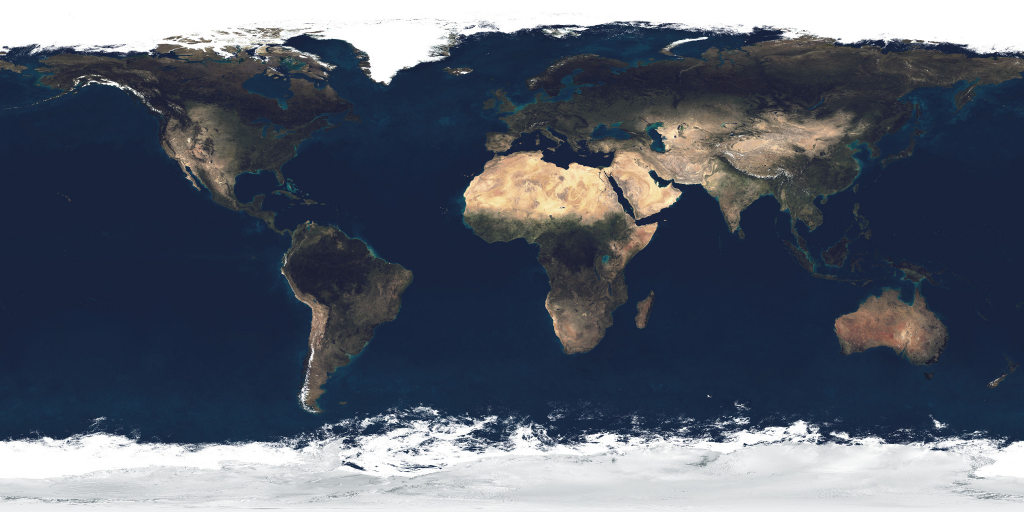
//> input picture drafts/imageLoader/earth_atmos_2048.jpg, 2048 x 1024 px (shown at 1/2 size)
$ ./main ../../drafts/imageLoader/earth_atmos_2048.jpg ../../drafts/imageLoader/earth_normal_2048.jpg 3   (built with g++ and OpenCV 4)
//> lines starting //> are read from the running program, lines starting //| are printed output that depends on the picture
#include <opencv2/features2d.hpp>
#include <opencv2/calib3d.hpp>      // <- declaramos findHomography
#include <opencv2/imgproc.hpp>
#include <opencv2/highgui.hpp>
#include <iostream>
#include <chrono>

using namespace std;
using namespace cv;
const float inlier_threshold = 2.5f; // Distance threshold to identify inliers with homography check
const float nn_match_ratio = 0.8f;   // Nearest neighbor matching ratio

int main(int argc, char* argv[]) {

	// Iniciação do calculo de tempo
	using std::chrono::high_resolution_clock;
    using std::chrono::duration_cast;
    using std::chrono::duration;
    using std::chrono::milliseconds;
	auto t1 = high_resolution_clock::now();

	// O parâmetro de homografia foi substituído por um limiar
    CommandLineParser parser(argc, argv,
                             "{@img1 | 16.bmp | input image 1}"
                             "{@img2 | 17.bmp | input image 2}"
                             "{@size | 3      | input threshold size}");
                             //"{@homography | H1to3p.xml | homography matrix}");

    // Imprimimos os parâmetros fornecidos
    cout << "img1 = " << parser.get<String>("@img1")
         << "\nimg2 = " << parser.get<String>("@img2")
         << "\nsize = " << parser.get<String>("@size") << "\n";

    auto t2 = high_resolution_clock::now();

    /* Getting number of milliseconds as a double. */
    duration<double, std::milli> ms_double = t2 - t1;

	cout <<"Abrindo os arquivos= "
		 << ms_double.count() << "ms\n";

    t1 = high_resolution_clock::now();

	// Não usaremos as imagens de exemplo do opencv
    Mat img1 = imread( parser.get<String>("@img1"), IMREAD_GRAYSCALE);
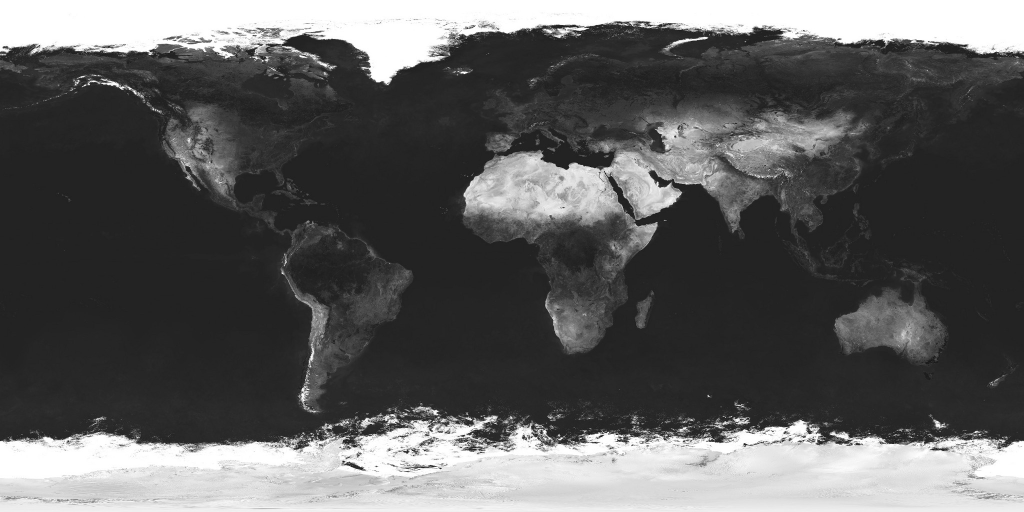
//> img1: 1024 rows x 2048 cols, CV_8UC1 (shown at 1/2 size); min 0, max 255, mean 93.6
    Mat img2 = imread( parser.get<String>("@img2"), IMREAD_GRAYSCALE);
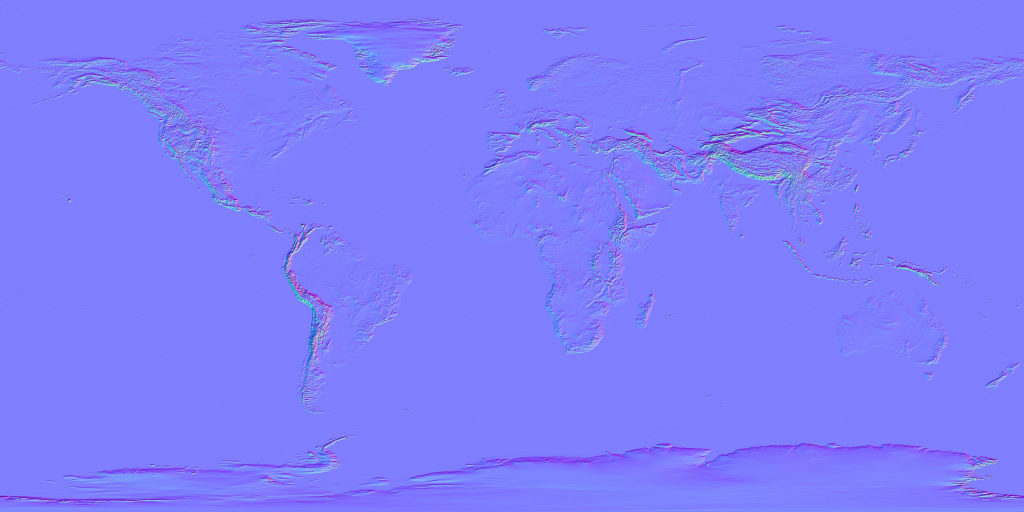
//> input picture drafts/imageLoader/earth_normal_2048.jpg, 2048 x 1024 px (shown at 1/2 size)
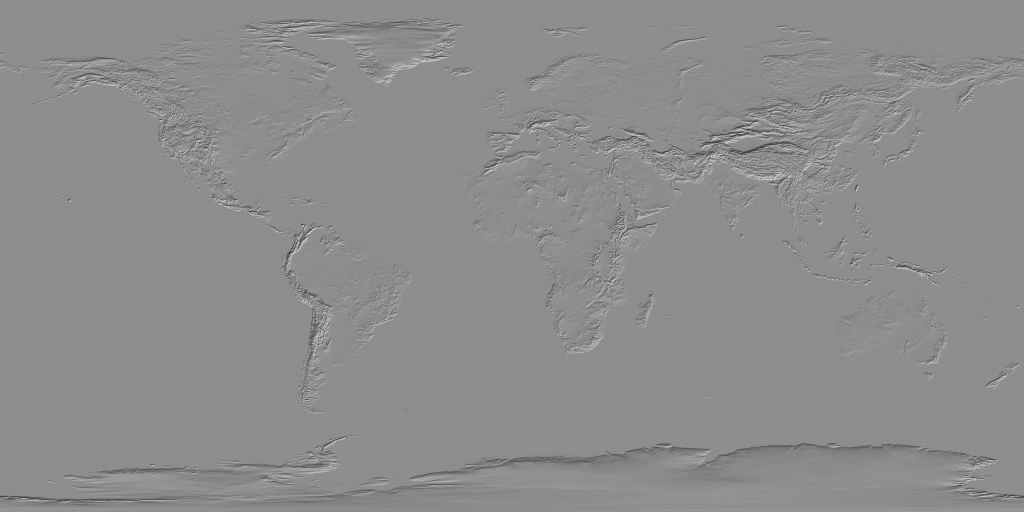
//> img2: 1024 rows x 2048 cols, CV_8UC1 (shown at 1/2 size); min 42, max 221, mean 140.8
    double tsize = parser.get<double>("@size");

    t2 = high_resolution_clock::now();

    /* Getting number of milliseconds as a double. */
    ms_double = t2 - t1;

    cout <<"Lendo os arquivos= "
		 << ms_double.count() << "ms\n";

    // A matriz homográfica não é mais carregada de um arquivo
    //Mat homography;
    //FileStorage fs( samples::findFile( parser.get<String>("@homography") ), FileStorage::READ);
    //fs.getFirstTopLevelNode() >> homography;

    t1 = high_resolution_clock::now();

    // O código segue o mesmo do tutorial com akaze
    vector<KeyPoint> kpts1, kpts2;
    Mat desc1, desc2;
    Ptr<AKAZE> akaze = AKAZE::create();
    akaze->detectAndCompute(img1, noArray(), kpts1, desc1);
//> kpts1 = 4135 keypoints; strongest (x, y, size): (1876, 850, 11.4), (870, 824, 8.1), (1688, 871, 11.4), (1600, 852, 16.1)
    akaze->detectAndCompute(img2, noArray(), kpts2, desc2);
//> kpts2 = 229 keypoints; strongest (x, y, size): (1430, 276, 8.1), (1429, 276, 5.7), (1454, 284, 5.7), (1428, 311, 8.1)
    BFMatcher matcher(NORM_HAMMING);
    vector< vector<DMatch> > nn_matches;
    matcher.knnMatch(desc1, desc2, nn_matches, 2);
//> nn_matches = 4135 matches
    vector<KeyPoint> matched1, matched2;
    for(size_t i = 0; i < nn_matches.size(); i++) {
        DMatch first = nn_matches[i][0];
        float dist1 = nn_matches[i][0].distance;
        float dist2 = nn_matches[i][1].distance;
        if(dist1 < nn_match_ratio * dist2) {
            matched1.push_back(kpts1[first.queryIdx]);
            matched2.push_back(kpts2[first.trainIdx]);
        }
    }
//> this loop made 4135 passes
//> (dist1, dist2) on passes 1 to 3: (160, 162), (144, 153), (145, 147)
//> after the loop, matched1 = 125 keypoints; strongest (x, y, size): (1301, 458, 16.1), (843, 852, 16.1), (1220, 873, 16.1), (605, 794, 11.4); matched2 = 125 keypoints; strongest (x, y, size): (1421, 304, 8.1), (1563, 269, 4.8), (1610, 337, 5.7), (1419, 316, 4.8)

    t2 = high_resolution_clock::now();

    /* Getting number of milliseconds as a double. */
    ms_double = t2 - t1;

    cout <<"Detect and Compute= "
		 << ms_double.count() << "ms\n";

    t1 = high_resolution_clock::now();

    // Computamos a matriz homográfica usando os pontos correlatos
    vector<Point2f> mpts1, mpts2;
    KeyPoint::convert(matched1,mpts1);
//> mpts1 = 125 Points (x, y), first 12: [558.2, 60.1], [895.9, 63.67], [1019.2, 63.97], [517.9, 64.95], [1746.5, 88.21], [1344.4, 91.81], [444.3, 98.92], [402.5, 99.98], [743, 148.9], [197.4, 150.8], [116.7, 169.8], [169.1, 170.3]
    KeyPoint::convert(matched2,mpts2);
//> mpts2 = 125 Points (x, y), first 12: [1794.7, 531.8], [457.3, 405.1], [775, 163.3], [618.9, 587.5], [621.8, 593.1], [781.3, 151.3], [1509.1, 236], [1418.7, 316.3], [775, 163.3], [775, 163.3], [1063.1, 262.1], [775, 163.3]
    Mat homography = findHomography(mpts1,mpts2,RANSAC, tsize);
//> homography = [[-0.084, -7.43, 774.9], [-0.0177, -1.57, 163.2], [-0.000108, -0.00958, 1]]

    t2 = high_resolution_clock::now();

    /* Getting number of milliseconds as a double. */
    ms_double = t2 - t1;

    cout <<"Homography= "
		 << ms_double.count() << "ms\n";

    t1 = high_resolution_clock::now();

    // O código segue o mesmo do tutorial com akaze
    vector<DMatch> good_matches;
    vector<KeyPoint> inliers1, inliers2;
    for(size_t i = 0; i < matched1.size(); i++) {
        Mat col = Mat::ones(3, 1, CV_64F);
        col.at<double>(0) = matched1[i].pt.x;
        col.at<double>(1) = matched1[i].pt.y;
        col = homography * col;
        col /= col.at<double>(2);
        double dist = sqrt( pow(col.at<double>(0) - matched2[i].pt.x, 2) +
                            pow(col.at<double>(1) - matched2[i].pt.y, 2));
        if(dist < inlier_threshold) {
            int new_i = static_cast<int>(inliers1.size());
            inliers1.push_back(matched1[i]);
            inliers2.push_back(matched2[i]);
            good_matches.push_back(DMatch(new_i, new_i, 0));
        }
    }
//> this loop made 125 passes
//> (col, dist) on passes 1 to 12: ([774, 162.9, 1], 1085.3), ([773.6, 162.8, 1], 398.4), ([773.4, 162.7, 1], 1.67), ([773.9, 162.9, 1], 452), ([793.8, 169.9, 1], 456.8), ([797.6, 171.4, 1], 25.83), ([674, 125.8, 1], 842.4), ([1025.2, 256.3, 1], 398), ([776.1, 163.7, 1], 1.23), ([776, 163.7, 1], 1.11), ([775.8, 163.6, 1], 303.8), ([775.8, 163.6, 1], 0.862)
//> dist on passes 62, 63, 66, 67, 68, 82: 0.341, 0.339, 0.36, 0.364, 0.321, 0.525

    t2 = high_resolution_clock::now();

    /* Getting number of milliseconds as a double. */
    ms_double = t2 - t1;

    cout <<"Correlatos= "
		 << ms_double.count() << "ms\n";

    t1 = high_resolution_clock::now();

    Mat res;
    drawMatches(img1, inliers1, img2, inliers2, good_matches, res);
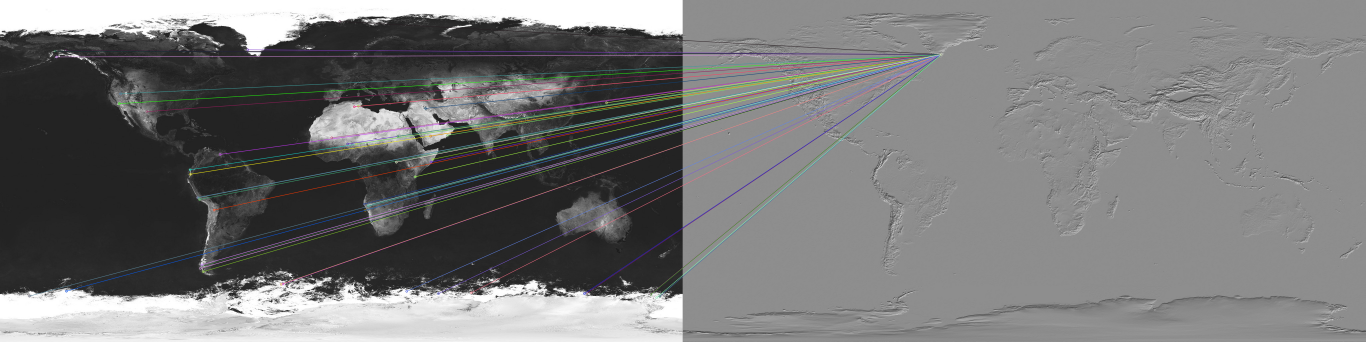
//> res: 1024 rows x 4096 cols, CV_8UC3 (shown at 1/3 size); mean B, G, R 118.3, 118.2, 118.1
    imwrite("akaze_result.png", res);

    t2 = high_resolution_clock::now();

    /* Getting number of milliseconds as a double. */
    ms_double = t2 - t1;

    cout <<"Draw matches= "
		 << ms_double.count() << "ms\n";

    double inlier_ratio = inliers1.size() / (double) matched1.size();
//> inlier_ratio = 0.416
    cout << "A-KAZE Matching Results" << endl;
    cout << "*******************************" << endl;
    cout << "# Keypoints 1:                        \t" << kpts1.size() << endl;
//| # Keypoints 1:                        	4135
    cout << "# Keypoints 2:                        \t" << kpts2.size() << endl;
//| # Keypoints 2:                        	229
    cout << "# Matches:                            \t" << matched1.size() << endl;
//| # Matches:                            	125
    cout << "# Inliers:                            \t" << inliers1.size() << endl;
//| # Inliers:                            	52
    cout << "# Inliers Ratio:                      \t" << inlier_ratio << endl;
//| # Inliers Ratio:                      	0.416
    cout << endl;

    //imshow("result", res);
    waitKey();
    return 0;
}
